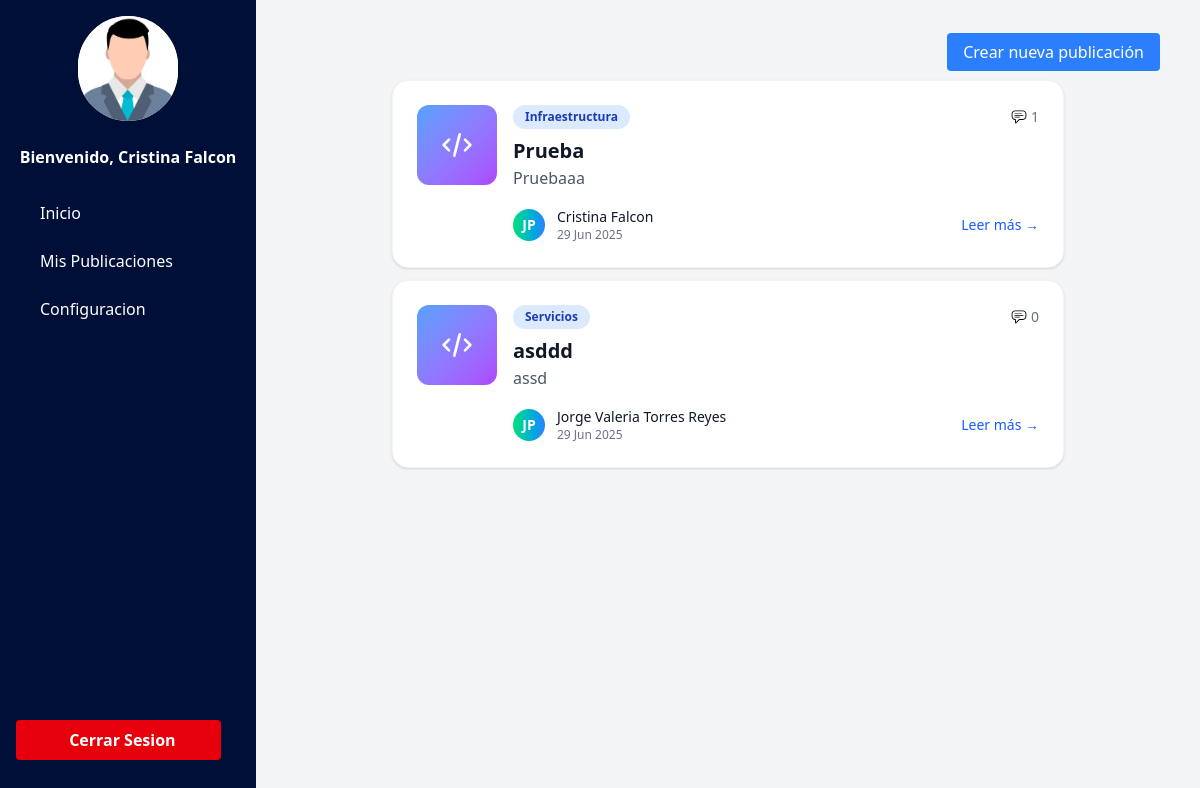
The page / (signed in) on the database its author committed.
### usuarios/models.py (models this page shows)
class Usuario(AbstractUser):
    dni = models.CharField(max_length=8, unique=True, null=True, blank=True)

### publicaciones/models.py (models this page shows, shortened)
class Publicaciones(models.Model):
    titulo = models.CharField(max_length=200)
    contenido = models.TextField(max_length=1000, null=False, blank=False)
    categoria = models.ForeignKey(Categorias, on_delete=models.CASCADE)
    fecha_creacion = models.DateTimeField(auto_now_add=True)
    autor = models.ForeignKey(Usuario, on_delete=models.CASCADE)

class Categorias(models.Model):
    nombre = models.CharField(max_length=100)
    def __str__(self):
        return self.nombre

### publicaciones/views.py (the view)
# urls.py: path('', PublicacionesListView.as_view(), name='home'),
class PublicacionesListView(LoginRequiredMixin, ListView):
    template_name = 'home.html'
    model = Publicaciones
    context_object_name = 'publicaciones'
    def get_context_data(self, **kwargs):
        context = super().get_context_data(**kwargs)
        context['mensaje'] = 'Publicaciones disponibles'
        return context

### templates/home.html (shortened to what this page needs)
{% extends 'index.html' %} {% block content %} {%url 'nueva_publicacion' as nueva_publicacion %}
<div class="w-screen h-screen flex">
  <div class="w-auto">{% include 'navbar.html'%}</div>
  <div class="absolute top-10 right-10 z-50">
    <a
      href="{{nueva_publicacion}}"
      class="bg-blue-500 text-white px-4 py-2 rounded"
      >Crear nueva publicación</a
    >
  </div>
  <main
    class="flex flex-col items-center bg-gray-100 relative overflow-y-scroll pt-20 w-full"
  >
    {%if publicaciones%} {%for public in publicaciones%}
    <div
      class="bg-white rounded-2xl p-6 shadow-sm border border-gray-100 card-hover fade-in-up w-full max-w-2xl mb-3"
    >
      <div class="flex items-start space-x-4">
        <div
          class="w-20 h-20 bg-gradient-to-br from-blue-400 to-purple-500 rounded-xl flex items-center justify-center flex-shrink-0"
        >
          <svg
            class="w-8 h-8 text-white"
            fill="none"
            stroke="currentColor"
            viewBox="0 0 24 24"
          >
            <path
              stroke-linecap="round"
              stroke-linejoin="round"
              stroke-width="2"
              d="M10 20l4-16m4 4l4 4-4 4M6 16l-4-4 4-4"
            ></path>
          </svg>
        </div>
        <div class="flex-1">
          <div class="flex items-center justify-between mb-2">
            <span
              class="bg-blue-100 text-blue-800 text-xs font-semibold px-3 py-1 rounded-full"
              >{{ public.categoria }}</span
            >
            <div class="flex items-center space-x-4 text-sm text-gray-500">
              <span class="flex items-center space-x-1">
                <p class="text-sm text-gray-500">
                  {{ public.comentarios.count }}
                </p>
              </span>
            </div>
          </div>
          <a
            href="{% url 'detalle_publicacion' public.id %}"
            class="text-xl font-bold text-gray-900 mb-2 hover:text-blue-600 cursor-pointer"
          >
            {{ public.titulo }}
          </a>
          <p class="text-gray-600 mb-4 leading-relaxed">
            {{ public.contenido|truncatewords:30 }}
          </p>
          <div class="flex items-center justify-between">
            <div class="flex items-center space-x-3">
              <div
                class="w-8 h-8 bg-gradient-to-r from-green-400 to-blue-500 rounded-full flex items-center justify-center"
              >
                <span class="text-white text-sm font-semibold">JP</span>
              </div>
              <div>
                <p class="text-sm font-medium text-gray-900">
                  {{ public.autor.first_name}} {{public.autor.last_name}}
                </p>
                <p class="text-xs text-gray-500">
                  {{ public.fecha_creacion|date:"d M Y" }}
                </p>
              </div>
            </div>
            <a
              href="{% url 'detalle_publicacion' public.id %}"
              class="text-blue-600 hover:text-blue-700 font-medium text-sm"
            >
              Leer más →
            </a>
          </div>
        </div>
      </div>
    </div>
    {%endfor%} {%else%}
    <p>No hay publicaciones disponibles.</p>
    {%endif%}
  </main>
</div>
{%endblock%}

### templates/navbar.html (shortened to what this page needs)
{%load static%}{%url 'cerrar_sesion' as cerrarsesion%} {%url 'home' as home%} {%url 'mispublicaciones' as mispublicaciones%} {%url 'configuracionusuario' as configuracionusuario%}
<div class="overflow-hidden">
  <div class="flex h-screen">
    <div
      id="sidebar"
      class="bg-[#000f37] w-64 p-4 space-y-6 transition-transform transform md:translate-x-0 -translate-x-full fixed md:relative z-30 h-full"
    >
      <div class="flex items-center justify-center">
        <img
          src="{%static 'img/logouser.png'%}"
          alt="logo-user"
          class="rounded-full w-[100px] bg-amber-50"
        />
      </div>
      <h2 class="text-base font-bold text-center capitalize text-white">
        Bienvenido, {{user.first_name}} {{user.last_name}}
      </h2>
      <nav class="space-y-2 h-full">
        <a
          href="{{home}}"
          class="text-white px-4 py-2 rounded hover:bg-gray-200 hover:text-[#000f37] flex items-center gap-2 transition-all duration-300"
          >Inicio</a
        >
        <a
          href="{{mispublicaciones}}"
          class="text-white px-4 py-2 rounded hover:bg-gray-200 hover:text-[#000f37] flex items-center gap-2 transition-all duration-300"
          >Mis Publicaciones</a
        >
        <a
          href="{{configuracionusuario}}"
         class="text-white px-4 py-2 rounded hover:bg-gray-200 hover:text-[#000f37] flex items-center gap-2 transition-all duration-300"
          >Configuracion</a
        >
        <a
          href="{{cerrarsesion}}"
          class="px-4 py-2 rounded bg-red-600 text-center font-bold text-white absolute bottom-10 w-[80%] mr-auto ml-auto flex items-center gap-2 justify-center"
          >Cerrar Sesion</a
        >
      </nav>
    </div>
  </div>
</div>

### rows shown on the page
Usuario: first_name "Cristina", last_name "Falcon"
Publicaciones: categoria "Infraestructura", comentarios.count "1", titulo "Prueba", contenido "Pruebaaa", autor.first_name "Cristina", autor.last_name "Falcon", fecha_creacion "29 Jun 2025"
Publicaciones: categoria "Servicios", comentarios.count "0", titulo "asddd", contenido "assd", autor.first_name "Jorge Valeria", autor.last_name "Torres Reyes", fecha_creacion "29 Jun 2025"
